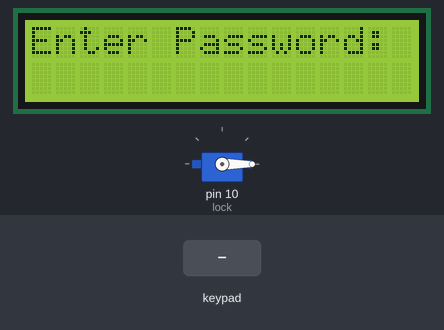
A sketch run on a simulated Arduino Uno, built with avr-gcc and run on an emulated ATmega328P. Parts: servo, 16×2 character LCD. Inputs (shaded band) come from the test bench. EEPROM starts erased.

Above: at 3.2 s.
3.3 s: keypad keys 2 3 4 5 # pressed 0.4 s apart
At 5.8 s:
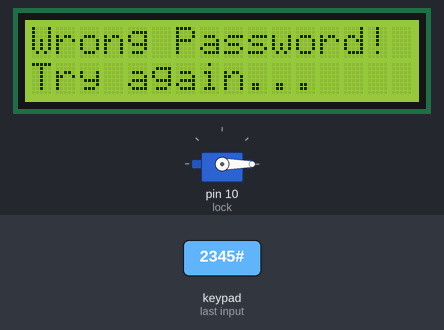
8.2 s: keypad keys 2 3 4 5 pressed 0.4 s apart
At 10.7 s:
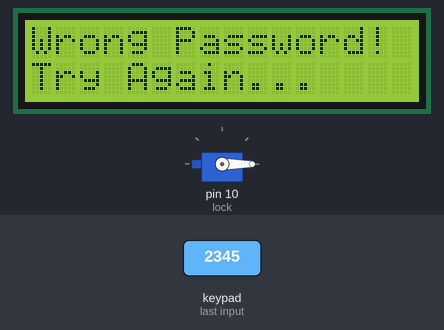
12.4 s: key '1' pressed
At 12.7 s:
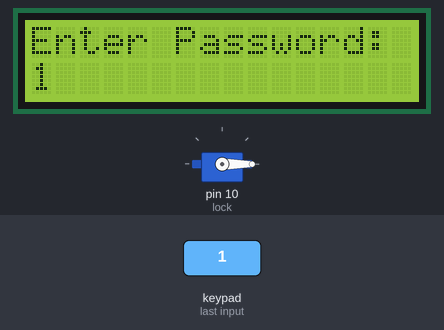
13.9 s: key '2' pressed
At 15.1 s:
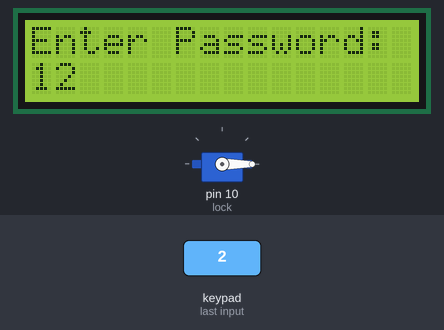
15.4 s: key '#' pressed
At 16.4 s:
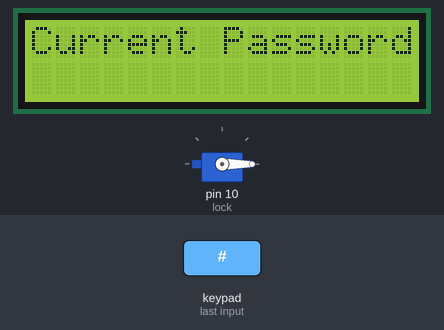
Timing chart, 0 to 17.9 s (numbered marks = the images above; inputs shaded):
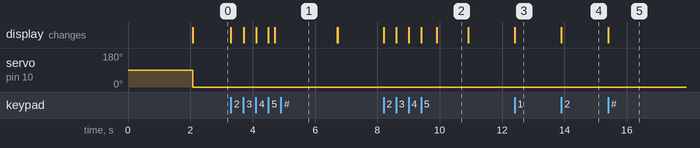

The sketch:

source.ino
```cpp
//******************************************
//			  Designed and developed
//				      	 by
//			Tamojit Saha, Angshuman Hota
//******************************************

//******************************************
//				    PROJECT NAME:
//	User defined password protected digital
//	lock based on Arduino Uno(ATmega328P-PU)
//******************************************
#include <Keypad.h>
#include<Servo.h>
#include<LiquidCrystal.h>

#include<EEPROM.h>

LiquidCrystal liquid_crystal_display(12, 11, 9, 8, 7, 6);
Servo lock;
char password[4];

char initial_password[4],new_password[4];

int i=0;

char key_lock = 0;
char key_pressed=0;

const byte rows = 4;

const byte columns = 3;

char hexaKeys[rows][columns] = {

{'1','2','3'},

{'4','5','6'},

{'7','8','9'},

{'*','0','#'}

};

byte row_pins[rows] = {2, 3, 4, 5};

byte column_pins[columns] = {A0,A1,A2};

Keypad keypad_key = Keypad( makeKeymap(hexaKeys), row_pins, column_pins, rows, columns);


void setup()

{
lock.attach(10);
liquid_crystal_display.begin(16,2);
liquid_crystal_display.setCursor(0,0);
liquid_crystal_display.print(" Electronic Lock ");

delay(2000);
liquid_crystal_display.clear();
liquid_crystal_display.print("Enter Password:");
liquid_crystal_display.setCursor(0,1);
initialpassword();

lock.write(0);
}


void loop()
{

  key_pressed = keypad_key.getKey();

  if(key_pressed=='#')
    {change();}

  if (key_pressed == '1' ||key_pressed == '2' ||
  key_pressed == '3' || key_pressed == '4' ||
  key_pressed == '5' || key_pressed == '6'||
  key_pressed == '7' || key_pressed == '8'||
  key_pressed == '9' || key_pressed == '0')

  {
    password[i++]=key_pressed;

    liquid_crystal_display.print(key_pressed);

  }

  if(i==4)

  {

    delay(200);

    for(int j=0;j<4;j++)

      initial_password[j]=EEPROM.read(j);

    if(!(strncmp(password, initial_password,4)))

    {
      int isOpen = 0;
      liquid_crystal_display.clear();

      liquid_crystal_display.print("Pass Accepted");
      liquid_crystal_display.setCursor(0,1);
      liquid_crystal_display.print("Door Opened!");
      if(lock.read() == 0)
      lock.write(90);
      liquid_crystal_display.clear();
      liquid_crystal_display.setCursor(0,0);
      liquid_crystal_display.print("Door Opened!");
      liquid_crystal_display.setCursor(0,1);
      liquid_crystal_display.print("Press * to lock");
      while(isOpen != 1)
      {
        key_pressed= keypad_key.getKey();
        if(key_pressed == '*')
        {
          if(lock.read() == 90)
          lock.write(0);
          liquid_crystal_display.clear();
          liquid_crystal_display.setCursor(0,0);
          liquid_crystal_display.print("Door Locked!");
          isOpen = 1;
        }
      }


      delay(2000);
      liquid_crystal_display.clear();
      liquid_crystal_display.setCursor(0,0);
      liquid_crystal_display.print("Press # to");
      liquid_crystal_display.setCursor(0,1);
      liquid_crystal_display.print("change password.");

      delay(2000);

      liquid_crystal_display.clear();

      liquid_crystal_display.print("Enter Password:");

      liquid_crystal_display.setCursor(0,1);

      i=0;


    }

    else
    {
      liquid_crystal_display.clear();
      liquid_crystal_display.print("Wrong Password!");
      liquid_crystal_display.setCursor(0,1);
      liquid_crystal_display.print("Try again...");
      delay(2000);
      liquid_crystal_display.clear();
      liquid_crystal_display.print("Enter Password");
      liquid_crystal_display.setCursor(0,1);
      i=0;
    }

  }

}

void change()

{

  int j=0;

  liquid_crystal_display.clear();

  liquid_crystal_display.print("Current Password");

  liquid_crystal_display.setCursor(0,1);

  while(j<4)

  {

    char key=keypad_key.getKey();

    if(key== '1' ||key == '2' ||
  key == '3' || key == '4' ||
  key == '5' || key == '6'||
  key == '7' || key == '8'||
  key == '9' || key == '0')

    {

      new_password[j++]=key;

      liquid_crystal_display.print(key);


    }

    key=0;

  }

  delay(500);


  if((strncmp(new_password, initial_password, 4)))

  {

    liquid_crystal_display.clear();

    liquid_crystal_display.print("Wrong Password!");

    liquid_crystal_display.setCursor(0,1);

    liquid_crystal_display.print("Try Again...");

    delay(1000);

  }

  else

  {

    j=0;

    liquid_crystal_display.clear();

    liquid_crystal_display.print("New Password:");

    liquid_crystal_display.setCursor(0,1);

    while(j<4)

    {

      char key=keypad_key.getKey();

      if(key== '1' ||key == '2' ||
  key == '3' || key == '4' ||
  key == '5' || key == '6'||
  key == '7' || key == '8'||
  key == '9' || key == '0')

      {
        initial_password[j]=key;
        liquid_crystal_display.print(key);
        EEPROM.write(j,key);
        j++;
      }
    }
    liquid_crystal_display.clear();
    liquid_crystal_display.setCursor(0,0);
    liquid_crystal_display.print("Password changed");
    liquid_crystal_display.setCursor(0,1);
    liquid_crystal_display.print("successfully!");
    delay(2000);
  }

  liquid_crystal_display.clear();
  liquid_crystal_display.print("Enter Password:");
  liquid_crystal_display.setCursor(0,1);
  key_pressed=0;

}

void initialpassword(){

  //char initial_pswd =
  for(int j=0;j<4;j++)

    EEPROM.write(j, '0');

  for(int j=0;j<4;j++){
    initial_password[j]=EEPROM.read(j);
  }


}
```

Measured:
- after the input at 3.3 s, the display: first changes at once (image 1 shows a later state)
- after the input at 8.2 s, the display: first changes at once (image 2 shows a later state)
- after the input at 12.4 s, the display: changes at once (image 3)
- after the input at 13.9 s, the display: changes at once (image 4)
- after the input at 15.4 s, the display: changes at once (image 5)
- what the display in image 2 shows lasts 1.0 s, from 9.9 s to 10.9 s
